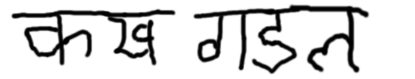
#> input picture skillenza/example.png, 415 x 79 px
$ jupyter execute --allow-errors segmentation.ipynb   (shell and % lines are left out)
#> lines starting #> are read from the running program, lines starting #| are printed output that depends on the picture; after the words box and inside, x2 and y2 are one past the last pixel; in counts of white or black regions, pixels touching at a corner belong together
# LOADING THE MODEL

[cell 1]
from keras.models import load_model
from keras.models import model_from_json

json_file = open('model.json', 'r')
#> (reads skillenza/model.json from the repository)
loaded_model_json = json_file.read()
json_file.close()
#> (the rest of this cell did not finish here and is left out)

# LOADING IMAGE

[cell 2]
import cv2
import numpy as np
from matplotlib import pyplot as plt

characters = ['ka','kha','ga','gha','kna','cha','chha','ja','jha','yna','ta','tha','da','dha','ana','taa','thaa','daa','dhaa','na','pa','pha','ba','dha','ma','ya','ra','la','va','motosaw','petchiryosaw','patalosaw','ha','ksha','tra','gya','0','1','2','3','4','5','6','7','8','9','a','aa','i','ee','u','oo','ae','ai','o','au','an','ah']

#enter input image here
image = cv2.imread('example.png',0)
#> image is the input picture: shape (79, 415); min 0, max 255, mean 216.7
height, width = image.shape
#> height = 79; width = 415
plt.imshow(image)

# WORD SEGMENTATION

[cell 3]
#resizing the image to find spaces better
image = cv2.resize(image, dsize=(width*5,height*4), interpolation=cv2.INTER_CUBIC)
#> image: shape (316, 2075)
#grayscale
#gray = cv2.cvtColor(image,cv2.COLOR_BGR2GRAY)


#binary
ret,thresh = cv2.threshold(image,127,255,cv2.THRESH_BINARY_INV)
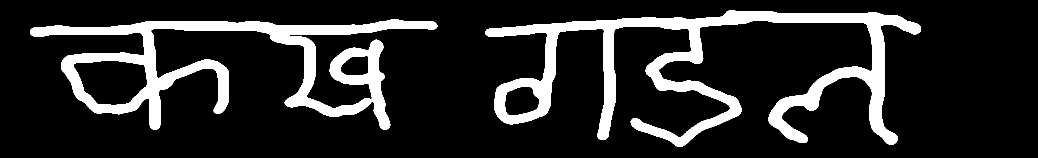
#> thresh: shape (316, 2075) (shown at 1/2 size); 15.1% white; 2 white regions, box (x1, y1, x2, y2) and area: (970, 21, 1842, 294) 54414, (60, 38, 875, 260) 44537


#dilation
kernel = np.ones((5,5), np.uint8)
img_dilation = cv2.dilate(thresh, kernel, iterations=1)
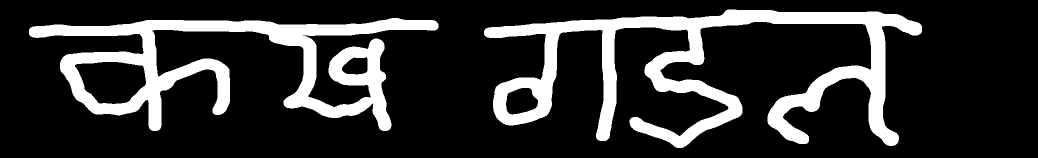
#> img_dilation: shape (316, 2075) (shown at 1/2 size); 18.6% white; 2 white regions


#adding GaussianBlur
gsblur=cv2.GaussianBlur(img_dilation,(5,5),0)


#find contours
ctrs,hier = cv2.findContours(gsblur.copy(), cv2.RETR_EXTERNAL, cv2.CHAIN_APPROX_SIMPLE)
#> ctrs = 2 contours; box (x1, y1, x2, y2) and area: (966, 17, 1846, 298) 78736, (56, 34, 879, 264) 72688

m = list()
#sort contours
sorted_ctrs = sorted(ctrs, key=lambda ctr: cv2.boundingRect(ctr)[0])
#> sorted_ctrs has the same summary as ctrs
pchl = list()
dp = image.copy()
for i, ctr in enumerate(sorted_ctrs):
    # Get bounding box
    x, y, w, h = cv2.boundingRect(ctr)
    cv2.rectangle(dp,(x-10,y-10),( x + w + 10, y + h + 10 ),(90,0,255),9)
#> this loop made 2 passes
#> (x, y, w, h) on passes 1 to 2: (56, 34, 823, 230), (966, 17, 880, 281)
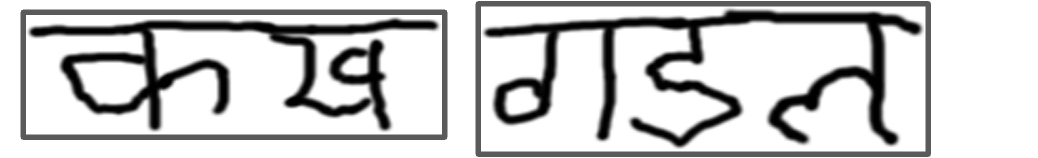
#> dp: shape (316, 2075) (shown at 1/2 size); min 0, max 255, mean 204

plt.imshow(dp)

# LETTER SEGMENTATION

[cell 4]
height,width=image.shape
#> height = 316; width = 2075
inverted=255-image
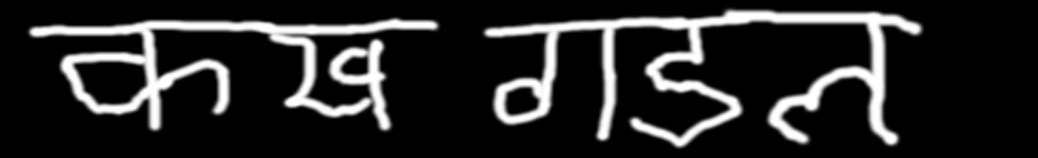
#> inverted: shape (316, 2075) (shown at 1/2 size); min 0, max 255, mean 38.3
#plt.imshow(inverted)
threshold=8000
defect_row=[]
all_rows=[]
ctr=0
#print(width)
for i in range(width):
    pixelcount=0
    for j in range(height):
        pixelcount+=inverted[j,i]
    flag=0
    if pixelcount<=threshold:
        flag=1
    defect_row.append(flag)
    all_rows.append(pixelcount)
    ctr+=1
#> after the loop, all_rows = 2075 values, max 61769 at index 1755, min 0 at index 0, mean 12115.7; ctr = 2075; defect_row = 2075 values, max 1 at index 0, min 0 at index 123, mean 0.413
for i in range(width):
    if(defect_row[i]==1):
        for j in range(height):
            inverted[j,i]=0
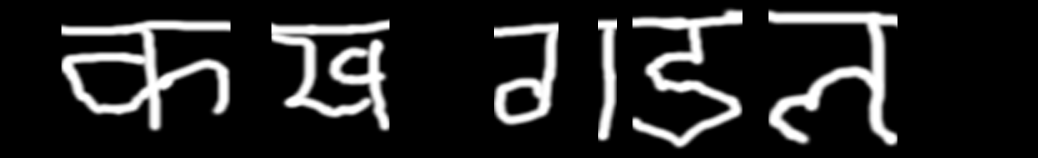
#> inverted: shape (316, 2075) (shown at 1/2 size); 2.81% of pixels changed, all inside (x1, y1, x2, y2) = (52, 14, 1852, 295)
#plt.imshow(inverted)
inverted=255-inverted
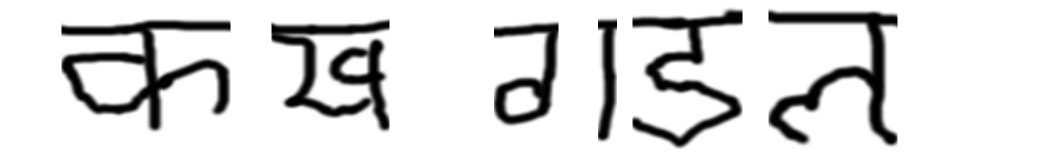
#> inverted: shape (316, 2075) (shown at 1/2 size); min 0, max 255, mean 220.2
ret,thresh = cv2.threshold(inverted,127,255,cv2.THRESH_BINARY_INV)
#> thresh: shape (316, 2075); 13.8% white; 6 white regions, box (x1, y1, x2, y2) and area: (123, 42, 461, 260) 21920, (1537, 22, 1795, 290) 18815, (543, 40, 779, 260) 18322, (1265, 21, 1485, 294) 15786, (988, 46, 1117, 249) 9999, (1196, 40, 1234, 280) 5449


#dilation
kernel = np.ones((5,5), np.uint8)
img_dilation = cv2.dilate(thresh, kernel, iterations=1)
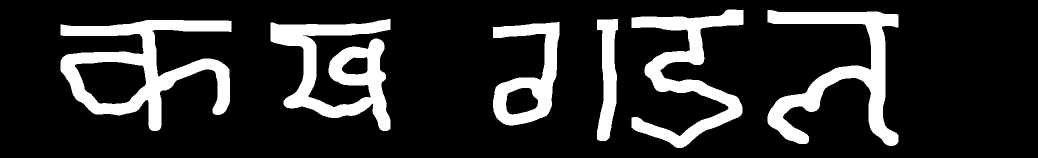
#> img_dilation: shape (316, 2075) (shown at 1/2 size); 17% white; 6 white regions


#adding GaussianBlur
gsblur=cv2.GaussianBlur(img_dilation,(5,5),0)


#find contours
ctrs,hier = cv2.findContours(gsblur.copy(), cv2.RETR_EXTERNAL, cv2.CHAIN_APPROX_SIMPLE)
#> ctrs = 6 contours; box (x1, y1, x2, y2) and area: (119, 38, 465, 264) 39464, (539, 36, 783, 264) 27262, (1533, 18, 1799, 294) 25938, (1261, 17, 1489, 298) 23162, (984, 42, 1121, 253) 16330, (1192, 36, 1238, 284) 7610

sorted_ctrs = sorted(ctrs, key=lambda ctr: cv2.boundingRect(ctr)[0])
#> sorted_ctrs has the same summary as ctrs
pchl = list()
dp = image.copy()
for i, ctr in enumerate(sorted_ctrs):
    # Get bounding box
    x, y, w, h = cv2.boundingRect(ctr)
    cv2.rectangle(dp,(x-10,y-10),( x + w + 10, y + h + 10 ),(90,0,255),9)
#> this loop made 6 passes
#> (x, y, w, h) on passes 1 to 6: (119, 38, 346, 226), (539, 36, 244, 228), (984, 42, 137, 211), (1192, 36, 46, 248), (1261, 17, 228, 281), (1533, 18, 266, 276)
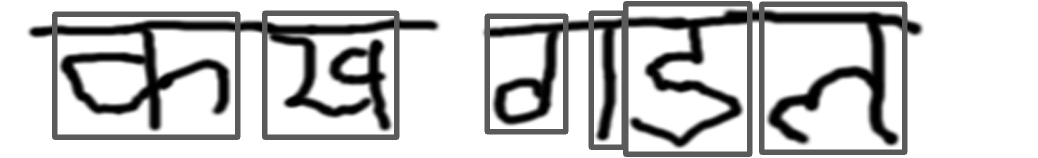
#> dp: shape (316, 2075) (shown at 1/2 size); min 0, max 255, mean 201.7

plt.imshow(dp)
